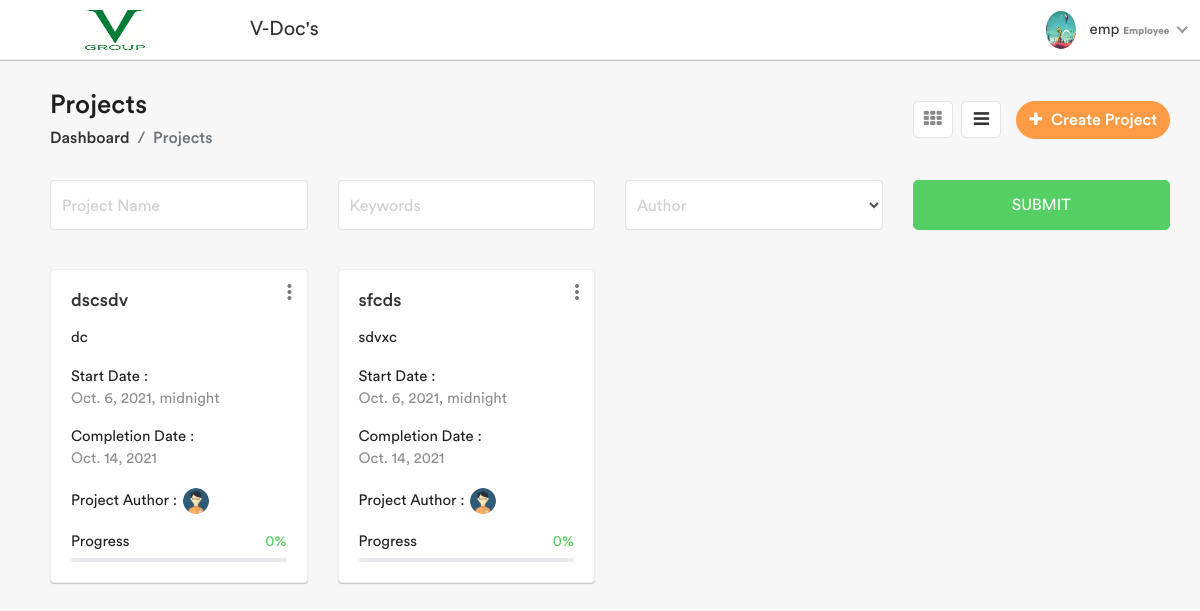
The page /projects_cards (signed in) on the database its author committed.
### user/models.py (models this page shows, shortened)
class Employee(models.Model):
    user = models.OneToOneField(User,on_delete=models.CASCADE)
    phone_no = models.BigIntegerField()
    profile_pic = models.ImageField(upload_to='Users/Profile_pictures',null=True,blank=True)
    gender = models.CharField(max_length=6, choices=gender_choices)
    address = models.TextField()
    date_of_join = models.DateTimeField(default=datetime.now())
    remark = models.TextField(max_length=500)
    def __str__(self):
        return self.user.username

### projects/models.py (models this page shows, shortened)
class Projects(models.Model):
    Author = models.ForeignKey(Employee, on_delete=models.CASCADE, null=True, blank=True)
    co_author = MultiSelectField(choices=co_author_choices, null=True, blank=True, max_choices=5)
    title = models.CharField(max_length=100, unique=True)
    abstract = models.TextField(max_length=500)
    project_keywords = models.TextField(max_length=500)
    mentor = models.CharField(max_length=100)
    collabrator = models.CharField(max_length=100, default='null')
    start_date = models.DateTimeField(default=datetime.now())
    completion_date = models.DateField('completion date')
    status = models.CharField(max_length=11, choices=STATUS_CHOICE, default='blank')
    work_progress = models.CharField(max_length=4,choices=work_progress_choices,default=1)

### projects/views.py (the view)
# urls.py: path('projects_cards', login_required(Projects_Card_View.as_view()), name='projects_cards'),
class Projects_Card_View(LoginRequiredMixin, ListView):
    model = Projects
    form_class = AddprojectModelForm
    second_form_class = ProjectImageForm
    third_form_class = ProjectFilesForm
    template_name = 'Projects/Projects_cards_view.html'
    context_object_name = 'projects'
    success_url = reverse_lazy('projects_cards')
    def get_queryset(self):
        queryset = super().get_queryset()
        filter = Filterss(self.request.GET, queryset)
        return filter.qs
    def get_context_data(self, **kwargs):
        context = super().get_context_data(**kwargs)
        if 'form' not in context:
            context['form'] = self.form_class()
        if 'form2' not in context:
            context['form2'] = self.second_form_class()
        if 'form3' not in context:
            context['form3'] = self.third_form_class()
        queryset = self.get_queryset()
        filter = Filterss(self.request.GET, queryset)
        model2 = Employee.objects.all()
        context["myfilter"] = filter
        context["empdata"] = model2
        return context

### projects/forms.py
class ProjectImageForm(forms.ModelForm):
    class Meta:
        model = Project_Images
        fields = ['project_images']
        widgets = {
        'project_images' : forms.ClearableFileInput(attrs={'multiple': True,'class': 'form-control','id':'img','type':'file', 'name':'upload_documents'}),
        }

### user/templatetags/auth_extras.py (called while the page is built)
@register.filter(name='has_group')
def has_group(user, group_name):
    group = Group.objects.get(name=group_name)
    return True if group in user.groups.all() else False

### templates/Projects/Projects_cards_view.html (shortened to what this page needs)
{% include 'base.html' %}
{% load static %}
{% load auth_extras %}
<div class="page-wrapper">
    {% block content %}
        <div class="content container-fluid">
            <div class="page-header">
                <div class="row align-items-center">
                    <div class="col">
                        <h3 class="page-title">Projects</h3>
                        <ul class="breadcrumb">
                            <li class="breadcrumb-item"><a href="/">Dashboard</a></li>
                            <li class="breadcrumb-item active">Projects</li>
                        </ul>
                    </div>
                    <div class="col-auto float-right ml-auto">
                        <button type="button" class="btn add-btn" data-toggle="modal" data-target="#add_project">
                            <i class="fa fa-plus"></i> Create Project
                        </button>
                        <div class="view-icons">
                            <a href="{% url 'projects_cards' %}" class="grid-view btn btn-link"><i class="fa fa-th"></i></a>
                            <a href="{% url 'projects_list' %}" class="list-view btn btn-link active"><i
                                    class="fa fa-bars"></i></a>
                        </div>
                    </div>
                </div>
            </div>
                <form method="get">
                    <div class="row filter-row">
                        <div class="col-sm-6 col-md-3">
                            <div class="form-group form-focus">
                                <input type="text" class="form-control floating" name="title" id="id_title">
                                <label class="focus-label">Project Name </label>
                            </div>
                        </div>
                        <div class="col-sm-6 col-md-3">
                            <div class="form-group form-focus">
                                <input type="text" class="form-control floating" name="project_keywords"
                                       id="id_project_keywords">
                                <label class="focus-label">Keywords </label>
                            </div>
                        </div>
                        <div class="col-sm-6 col-md-3">
                            <div class="form-group form-focus">
                                <label class="focus-label">Author </label>
                                <select class="form-control floating" name="Author" id="id_Author">
                                    <option value="" selected=""></option>
                                    {% for i in empdata %}
                                        <option value="{{ i.id }}">{{ i.user.username }}</option>
                                    {% endfor %}
                                </select></div>
                        </div>
                        <div class="col-sm-6 col-md-3">
                            <input href="" type="submit" class="btn btn-success btn-block"/>
                        </div>
                    </div>
                </form>
                <div class="row">
                    {% for project in projects %}
                        <div class="col-lg-4 col-sm-6 col-md-4 col-xl-3">
                            <div class="card">
                                <div class="card-body">
                                    <div class="dropdown dropdown-action profile-action">
                                        <a href="#" class="action-icon dropdown-toggle" data-toggle="dropdown"
                                           aria-expanded="false"><i class="material-icons">more_vert</i></a>
                                    </div>
                                    <h4 class="project-title"><a
                                            href="{% url 'project_details' project.pk %}">{{ project.title }}</a></h4>
                                    <p class="text-muted ">{{ project.abstract|truncatechars:20|safe }}</p>
                                    <div class="pro-deadline m-b-15">
                                        <div class="sub-title">Start Date :</div>
                                        <div class="text-muted">{{ project.start_date }}</div>
                                    </div>
                                    <div class="pro-deadline m-b-15">
                                        <div class="sub-title">Completion Date :</div>
                                        <div class="text-muted">{{ project.completion_date }}</div>
                                    </div>
                                    <div class="project-members m-b-15">
                                        <div>Project Author :
                                            <ul class="team-members">
                                                <li>
                                                    <a href="#" data-toggle="tooltip" title={{ project.Author }}><img
                                                            alt=""
                                                            src="{% static 'assets/img/profiles/avatar-1.png' %}"></a>
                                                </li>
                                            </ul>
                                        </div>
                                    </div>
                                    <p class="m-b-5">Progress <span
                                            class="text-success float-right">{{ project.work_progress }}%</span></p>
                                    <div class="progress progress-xs mb-0">
                                    </div>
                                </div>
                            </div>
                        </div>
                    {% endfor %}
                </div>
            </div>
        </div>
        <link rel="stylesheet" href="../../static/assets/css/filesupload.css"/>
    {% endblock content %}

### templates/base.html (shortened to what this page needs)
<!DOCTYPE html>
<html lang="en">
{% load static %}
{% load auth_extras %}
<head>
    <link rel="stylesheet" href="{% static 'assets/css/bootstrap.min.css' %}">
    <link rel="stylesheet" href="{% static 'assets/css/font-awesome.min.css' %}">
    <link rel="stylesheet" href="{% static 'assets/css/select2.min.css' %}">
    <link rel="stylesheet" href="{% static 'assets/css/bootstrap-datetimepicker.min.css' %}">
    <link rel="stylesheet" href="{% static 'assets/css/line-awesome.min.css' %}">
    <link rel="stylesheet" href="{% static 'assets/plugins/summernote/dist/summernote-bs4.css' %}">
    <link rel="stylesheet" href="{% static 'assets/plugins/morris/morris.css' %}">
    <link rel="stylesheet" href="{% static 'assets/css/dataTables.bootstrap4.min.css' %}">
    <link rel="stylesheet" href="{% static 'assets/css/style.css' %}">
</head>
<body>
<div class="main-wrapper">
    <div class="header">
        <div class="header-left">
            <div href="" class="logo">
                <a href="{% url 'projects_list' %}"><img src="{% static 'assets/img/logo.png' %}" width="60"
                                                         height="40"
                                                         alt=""></a>
            </div>
        </div>
        <div class="page-title-box" style="font-weight: bold">
            <h3>V-Doc's</h3>
        </div>
        <ul class="nav user-menu">
            <li class="nav-item dropdown has-arrow main-drop">
                <a href="#" class="dropdown-toggle nav-link" data-toggle="dropdown">
							<span class="user-img">
                                    {% if request.user|has_group:"Employee" %}
                                        <img class="avatar" src="{{ user.employee.profile_pic }}" alt="">
                                        {{ user.username }}
                                        <span class="text-muted"
                                              style="font-size: 10px;font-weight: bold;">Employee</span>
                                    {% else %}
                                        <img src="{% static 'assets/img/profiles/avatar-1.png' %}" alt="">
                                        {{ user.username }}
                                        <span class="text-muted" style="font-size: 10px;font-weight: bold;">Admin</span>
                                    {% endif %}
                                </span>
                </a>
            </li>
        </ul>
    </div>
</div>
</body>
</html>

### rows shown on the page
Projects: title "dscsdv", abstract "dc", start_date "Oct. 6, 2021, midnight", completion_date "Oct. 14, 2021", work_progress "0"
Projects: title "sfcds", abstract "sdvxc", start_date "Oct. 6, 2021, midnight", completion_date "Oct. 14, 2021", work_progress "0"

### other values the page prints
{{ user.username }} "emp"
